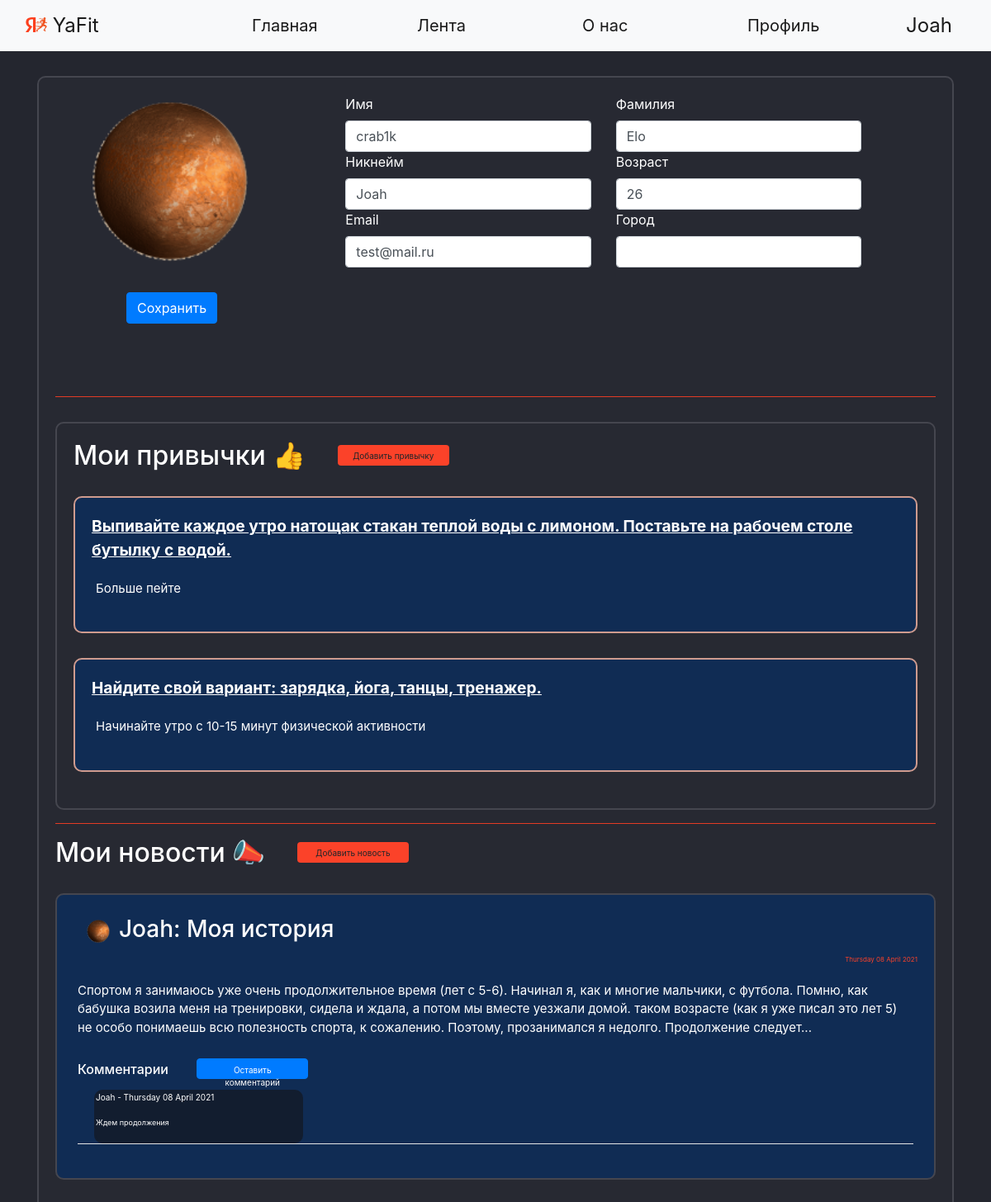
The page /office (signed in) on the database its author committed.
### data/users.py (models this page shows, shortened)
class User(SqlAlchemyBase, UserMixin, SerializerMixin):
    __tablename__ = 'users'
    id = sqlalchemy.Column(sqlalchemy.Integer,
                           primary_key=True, autoincrement=True)
    name = sqlalchemy.Column(sqlalchemy.String)
    surname = sqlalchemy.Column(sqlalchemy.String)
    nickname = sqlalchemy.Column(sqlalchemy.String)
    age = sqlalchemy.Column(sqlalchemy.Integer)
    status = sqlalchemy.Column(sqlalchemy.String)
    about = sqlalchemy.Column(sqlalchemy.String)
    email = sqlalchemy.Column(sqlalchemy.String, unique=True)
    hashed_password = sqlalchemy.Column(sqlalchemy.String)
    modified_date = sqlalchemy.Column(sqlalchemy.DateTime, default=datetime.datetime.now)
    city_from = sqlalchemy.Column(sqlalchemy.String)
    habit = sqlalchemy.Column(sqlalchemy.String)  # id_1;id_2
    habits = orm.relation("Habits", back_populates='user')
    news = orm.relation("News", back_populates='user')
    comments = orm.relation("Comments", back_populates='user')

### data/habits.py (models this page shows)
class Habits(SqlAlchemyBase, UserMixin, SerializerMixin):
    __tablename__ = 'habits'
    id = sqlalchemy.Column(sqlalchemy.Integer,
                           primary_key=True, autoincrement=True)
    type = sqlalchemy.Column(sqlalchemy.String)
    period = sqlalchemy.Column(sqlalchemy.Integer)  # days
    about_link = sqlalchemy.Column(sqlalchemy.String)
    count = sqlalchemy.Column(sqlalchemy.Integer, default=0)
    reposts = sqlalchemy.Column(sqlalchemy.Integer, default=0)
    creator = sqlalchemy.Column(sqlalchemy.String, sqlalchemy.ForeignKey("users.id"))
    user = orm.relation('User')

### data/news.py (models this page shows)
class News(SqlAlchemyBase, UserMixin, SerializerMixin):
    __tablename__ = 'news'
    id = sqlalchemy.Column(sqlalchemy.Integer,
                           primary_key=True, autoincrement=True)
    title = sqlalchemy.Column(sqlalchemy.String)
    content = sqlalchemy.Column(sqlalchemy.String)
    created_date = sqlalchemy.Column(sqlalchemy.DateTime,
                                     default=datetime.datetime.now)
    user_id = sqlalchemy.Column(sqlalchemy.Integer,
                                sqlalchemy.ForeignKey("users.id"))
    comms = sqlalchemy.Column(sqlalchemy.String)  # id_1;id_2
    user = orm.relation('User')

### data/comments.py (models this page shows)
class Comments(SqlAlchemyBase, UserMixin, SerializerMixin):
    __tablename__ = 'comments'
    id = sqlalchemy.Column(sqlalchemy.Integer,
                           primary_key=True, autoincrement=True)
    content = sqlalchemy.Column(sqlalchemy.String)
    created_date = sqlalchemy.Column(sqlalchemy.DateTime,
                                     default=datetime.datetime.now)
    user_id = sqlalchemy.Column(sqlalchemy.Integer,
                                sqlalchemy.ForeignKey("users.id"))
    user = orm.relation('User')

### main.py (the view, shortened to what this page needs)
@app.route("/office", methods=['GET', 'POST'])
@login_required
def my_office():
    pathu = ''
    form = OfficeForm()
    if request.method == "GET":
        db_sess = db_session.create_session()
        user = db_sess.query(User).filter(User.id == current_user.id).first()
        if user:
            form.name.data = user.name
            form.surname.data = user.surname
            form.nickname.data = user.nickname
            form.age.data = user.age
            form.status.data = user.status
            form.email.data = user.email
            form.city_from.data = user.city_from
        else:
            abort(404)
    for images in os.listdir('static/img/users_photo'):
        if images.split('.')[0] == current_user.nickname:
            pathu = 'static/img/users_photo/' + images
    if pathu == '':
        pathu = 'static/img/users_photo/default.jpg'
    db_sess = db_session.create_session()
    habits = []
    if current_user.habit:
        for el in current_user.habit.split(';'):
            habits.append(db_sess.query(Habits).filter(Habits.id == el).first())
    user_habits = []
    for habit in habits:
        user_habits.append({
            'id': habit.id,
            'type': habit.type,
            'period': habit.period,
            'about_link': habit.about_link,
            'count': habit.count,
            'reposts': habit.reposts,
            'creator': db_sess.query(User).filter(User.id == habit.creator).first().nickname,
        })
    unews = db_sess.query(News).filter(News.user_id == current_user.id).all()
    users_news = []
    for news in unews:
        path = ''
        creator_nickname = (db_sess.query(User).filter(User.id == news.user_id).first()).nickname
        for images in os.listdir('static/img/users_photo'):
            if images.split('.')[0] == creator_nickname:
                path = 'static/img/users_photo/' + images
        if path == '':
            path = 'static/img/users_photo/default.jpg'
        comments = []
        if news.comms:
            if ';' in news.comms:
                for com_id in news.comms.split(';'):
                    comments.append(db_sess.query(Comments).filter(Comments.id == com_id).first())
            elif len(news.comms) == 1:
                com_id = news.comms
                comments = [db_sess.query(Comments).filter(Comments.id == com_id).first()]
        else:
            comments = []
        if len(comments) > 1:
            comments = sorted(comments, key=lambda x: x.created_date)
        comments_main = []
        for com in comments:
            comentor_nickname = db_sess.query(User).filter(User.id == com.user_id).first().nickname
            comments_main.append({'id': com.id,
                                  'content': com.content,
                                  'created_date': com.created_date.strftime("%A %d %B %Y"),
                                  'creator': comentor_nickname})
        comments = comments_main
        users_news.append({'id': news.id,
                           'title': news.title,
                           'content': news.content,
                           'created_date': news.created_date.strftime("%A %d %B %Y"),
                           'comms': comments,
                           'creator': creator_nickname,
                           'path': path})
    return render_template('office.html',
                           form=form, path=pathu, random_id=random.randint(1, 2 ** 16), user_habits=user_habits,
                           users_news=users_news, title='Профиль')

### forms/Office.py
class OfficeForm(FlaskForm):
    name = StringField('Имя', validators=[DataRequired()])
    submit = SubmitField('Сохранить')
    surname = StringField('Фамилия')
    nickname = StringField('Никнейм')
    age = StringField('Возраст')
    status = StringField('Статус')
    about = TextAreaField('Немного обо мне')
    email = StringField('Email')
    hashed_password = PasswordField('Пароль')
    city_from = StringField('Город')

### data/db_session.py (called while the page is built)
def create_session() -> Session:
    global __factory
    return __factory()

### main.py (called while the page is built)
@login_manager.user_loader
def load_user(user_id):
    db_sess = db_session.create_session()
    return db_sess.query(User).get(user_id)

### templates/office.html (shortened to what this page needs)
{% extends "base.html" %}
{% block content %}
<body>
<form action="" method="post" enctype="multipart/form-data" accept="image/jpeg">
    <div class="page_border">
        <div class="vertical-menu" style="width: 18rem;" id="info">
            <div class="container px-4" style="width: 1000px !important;">
                <div class="row gx-5">
                    <div class="col" style="width: 300px !important;">
                        <div><p><label><img src={{path}}?dummy={{random_id}} class="round_office"
                                            align="left" width="150" height="150"/>
                        </label></div>
                        <div style="margin-left: 62px;">{{ form.submit(type="submit", class="btn btn-primary")}}</div>
                    </div>
                    <div class="col" style="width: 300px !important;">
                        <div>{{ form.name.label }}</div>
                        <div>{{ form.name(class="form-control" ) }}</div>
                        <div>{{ form.nickname.label }}</div>
                        <div>{{ form.nickname(class="form-control" ) }}</div>
                        <div>{{ form.email.label }}</div>
                        <div>{{ form.email(class="form-control" ) }}</div>
                    </div>
                    <div class="col" style="width: 300px !important;">
                        <div>{{ form.surname.label }}</div>
                        <div>{{ form.surname(class="form-control" ) }}</div>
                        <div>{{ form.age.label }}</div>
                        <div>{{ form.age(class="form-control" ) }}</div>
                        <div>{{ form.city_from.label }}</div>
                        <div>{{ form.city_from(class="form-control" ) }}</div>
                    </div>
                </div>
            </div>
        </div>
        <hr>
        <div class="page_border">
            <h2>Мои привычки &#128077; <a href="/add_habit" class="btn btn-warning"
                       style=" height:25px; width:135px; font-size: 10px; margin-bottom:5px; margin-left: 30px;">Добавить привычку</a></h2>
            {% for habit in user_habits%}
            <div class="circle_habits" style="background-color: #102C54 !important;">
                <div class="display-6">
                    <p><strong>
                        <ins><big>{{habit['about_link']}}</big></ins>
                    </strong></p>
                </div>
                <div class="menu_item">
                    <p>{{habit['type']}}</p>
                </div>
            </div>
            {% endfor %} <br>
        </div>
        <hr>
        <h2>Мои новости &#128227; <a href="/add_news" class="btn btn-warning"
                       style=" height:25px; width:135px; font-size: 10px; margin-bottom:5px; margin-left: 30px;">Добавить новость</a></h2>
        {% for new in users_news%}
        <div class="page_border" style="background-color: #102C54 !important;">
            <div class="menu_item">
                <h3><a><a><img
                        src={{new['path']}}?dummy={{random_id}} alt="avatar"
                        class="round_avatar"></a></a>{{new['creator']}}: {{new['title']}} </h3>
            </div>
            <div class="reposts">
                <p>{{new['created_date']}}</p>
            </div>
            <div class="menu_item">
                <p>{{new['content']}}</p>
            </div>
            <div class="menu_item">
                <h6>Комментарии {% if current_user.is_authenticated %}
                    <a href="/com_add/{{ new['id'] }}" class="btn btn-primary"
                       style=" height:25px; width:135px; font-size: 10px; margin-bottom:5px; margin-left: 30px;">Оставить
                        комментарий</a>
                    {% endif %}
                </h6>
                {% for com in new['comms'] %}
                <div class="com_label" style="margin-left: 20px; padding: 0; margin-top: 0; margin-bottom;">
                    <p style="font-size: 10px;">{{com['creator']}} - {{com['created_date']}}</p>
                    <p style="font-size: 9px;">{{com['content']}}
                    </p></div>
                <hr style="color: white; background-color: white; padding: 0; margin-top: 0; margin-bottom;">
                {% endfor %}
            </div>
        </div>
        {% endfor %} <br>
    </div>
</form>
</body>
{% endblock %}

### templates/base.html (shortened to what this page needs)
<!doctype html>
<html lang="en">
<head>
    <link rel="stylesheet" href="/static/css/style.css?random()">
    <link rel="stylesheet"
          href="https://stackpath.bootstrapcdn.com/bootstrap/4.4.1/css/bootstrap.min.css"
>
</head>
<body>
<header>
    <nav class="navbar navbar-expand-lg navbar-light bg-light">
        <div class="container-fluid">
            <a class="navbar-brand" style="width: 250px;" href="/">
                <img src="/static/img/YaFit_logo.png" alt="" width="26" height="18"
                     class="d-inline-block text-align-center" style="margin-bottom:5px;">
                YaFit
            </a>
            <div class="collapse navbar-collapse">
                <ul class="mx-auto navbar-nav">
                    <li class="nav-item">
                        <a class="nav-link active" style="width: 200px;" aria-current="page" href="/">Главная</a>
                    </li>
                    <li class="nav-item">
                        <a class="nav-link active" style="width: 200px;" href="/news">Лента</a>
                    </li>
                    <li class="nav-item">
                        <a class="nav-link active" style="width: 200px;" href="/info">О нас</a>
                    </li>
                    <li class="nav-item">
                        <a class="nav-link active" style="width: 200px;" href="/office">Профиль</a>
                </ul>
                {% if current_user.is_authenticated %}
                <a class="navbar-brand" href="/logout">{{current_user.nickname}}</a>
                {% else %}
                <p>
                    <a class="btn btn-primary " href="/register">Зарегистрироваться</a>
                    <a class="btn btn-success" href="/login">Войти</a>
                </p>
                {% endif %}
            </div>
        </div>
    </nav>
</header>
<main role="main" class="container">
    {% block content %}{% endblock %}
</main>
</body>
</html>

### static/css/style.css (style rules this page uses)
body { background-color: #24262f !important; color: white; }
.nav-item { color: black; font-weight: 400; font-size: 20px !important; }
.navbar-brand { font-size: 24px !important; }
.page_border { background-color: #272932 !important; color: white !important; border: 2px solid #45464F; border-radius: 10px; padding: 20px !important; margin: 0 auto; margin-top: 30px; }
.menu_item { padding: 5px !important; font-size: 15px !important; }
hr { background-color: #FB4229; color: #FB4229; }
.reposts { color: #FB4229 !important; font-size: 8px !important; text-align: right; }
.btn-warning { background-color: #FB4229 !important; border: 2px #FB4229 !important; }
.com_label { background-color: #121d2f !important; color: white !important; border: 2px solid #121d2f; width: 25%; border-radius: 10px; }
.round_avatar { margin-left:10px; margin-right:10px; width: 30px !important; height: 30px !important; border-radius: 50px !important; }
.round_office { margin-left:10px; margin-right:10px; width: 210px !important; height: 210px !important; border-radius: 210px !important; }
.vertical-menu { width: 300px; height: 350px; }
.circle_habits { background-color: #1A4780 !important; color: white !important; border: 2px solid #CF9B8F; border-radius: 10px; padding: 20px !important; margin: 0 auto; margin-top: 30px; }

### rows shown on the page
User: nickname "Joah", name "crab1k", email "test@mail.ru", surname "Elo", age "26", creator "Joah", creator "Joah"
Habits: about_link "Выпивайте каждое утро натощак стакан теплой воды с лимоном. Поставьте на рабочем столе бутылку с водой.", type "Больше пейте"
Habits: about_link "Найдите свой вариант: зарядка, йога, танцы, тренажер.", type "Начинайте утро с 10-15 минут физической активности"
News: title "Моя история", content "Спортом я занимаюсь уже очень продолжительное время (лет с 5-6). Начинал я, как и многие мальчики, с футбола. Помню, как бабушка возила меня на тренировки, сидела и ждала, а потом мы вместе уезжали домой. таком возрасте (как я уже писал это лет 5) не особо понимаешь всю полезность спорта, к сожалению. Поэтому, прозанимался я недолго. Продолжение следует..."
Comments: content "Ждем продолжения"

### other values the page prints
{{ new['created_date'] }} "Thursday 08 April 2021"
{{ com['created_date'] }} "Thursday 08 April 2021"
